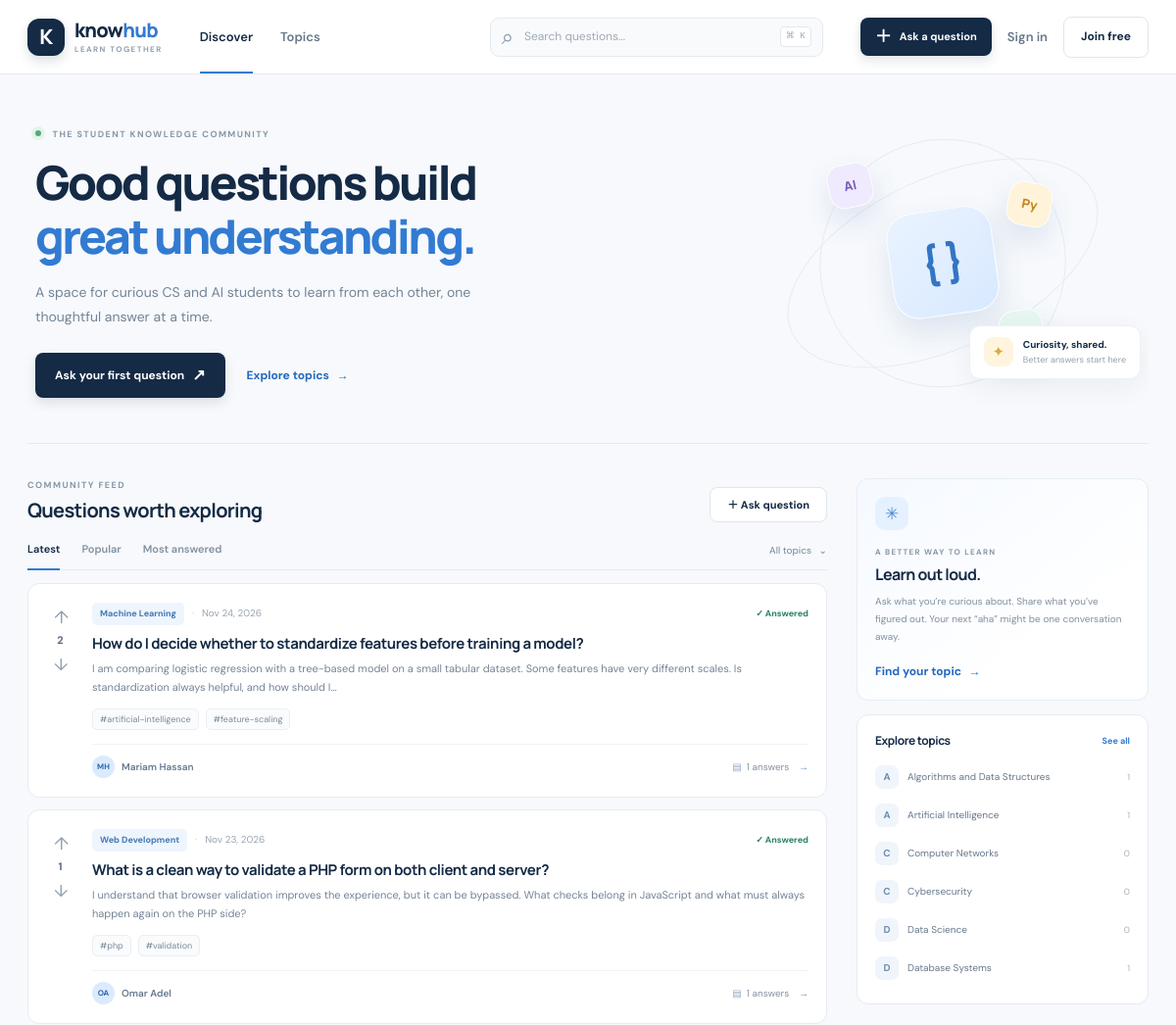
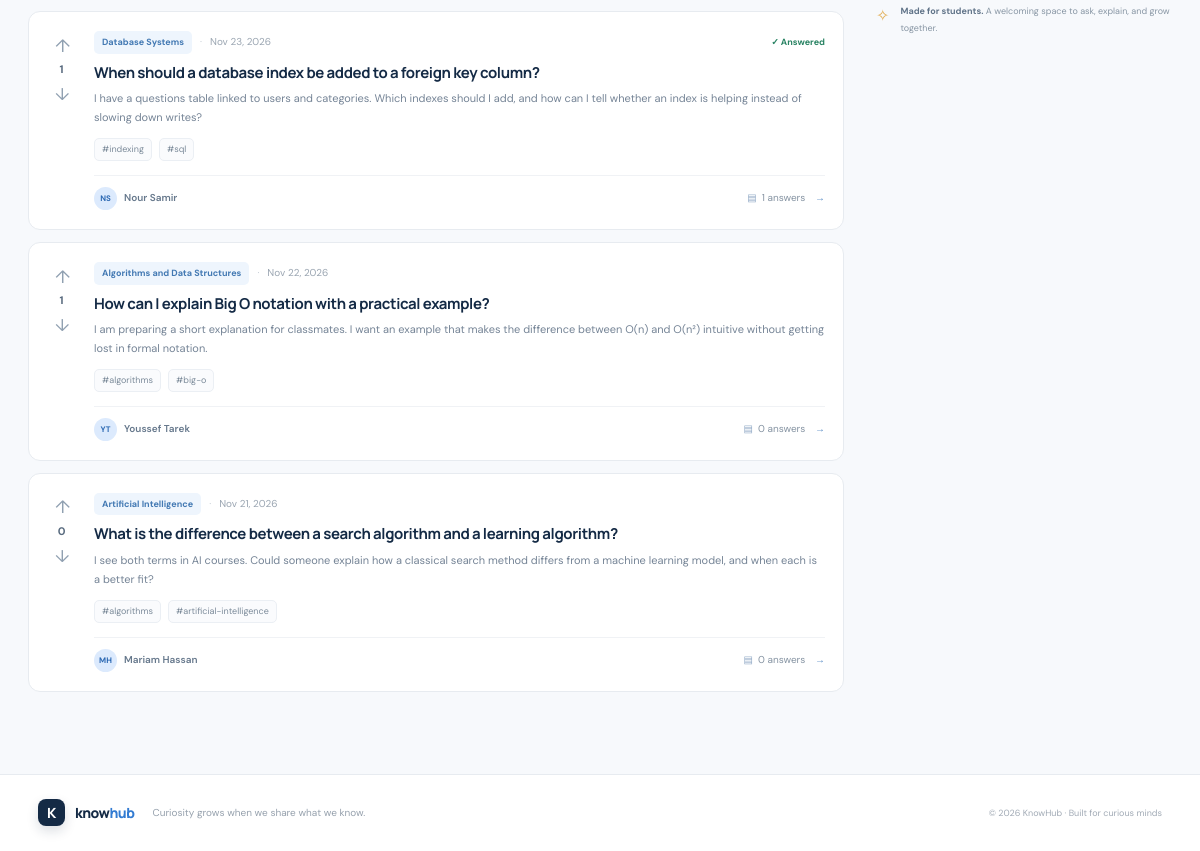
The page / on the database its author committed (2 pictures, top to bottom).
### tables this page shows
CREATE TABLE questions (
  id BIGINT UNSIGNED AUTO_INCREMENT PRIMARY KEY,
  user_id BIGINT UNSIGNED NOT NULL,
  category_id BIGINT UNSIGNED NOT NULL,
  title VARCHAR(180) NOT NULL,
  body TEXT NOT NULL,
  accepted_answer_id BIGINT UNSIGNED NULL,
  created_at TIMESTAMP NOT NULL DEFAULT CURRENT_TIMESTAMP,
  updated_at TIMESTAMP NOT NULL DEFAULT CURRENT_TIMESTAMP ON UPDATE CURRENT_TIMESTAMP,
  CONSTRAINT fk_questions_user FOREIGN KEY(user_id) REFERENCES users(id) ON DELETE CASCADE,
  CONSTRAINT fk_questions_category FOREIGN KEY(category_id) REFERENCES categories(id) ON DELETE RESTRICT,
  INDEX idx_questions_feed (created_at, id),
  INDEX idx_questions_category (category_id, created_at),
  FULLTEXT INDEX ft_questions (title, body)
);

CREATE TABLE categories (
  id BIGINT UNSIGNED AUTO_INCREMENT PRIMARY KEY,
  name VARCHAR(80) NOT NULL UNIQUE,
  slug VARCHAR(100) NOT NULL UNIQUE,
  description VARCHAR(240) NOT NULL,
  created_at TIMESTAMP NOT NULL DEFAULT CURRENT_TIMESTAMP
);

CREATE TABLE tags (
  id BIGINT UNSIGNED AUTO_INCREMENT PRIMARY KEY,
  name VARCHAR(30) NOT NULL UNIQUE,
  slug VARCHAR(50) NOT NULL UNIQUE
);

CREATE TABLE users (
  id BIGINT UNSIGNED AUTO_INCREMENT PRIMARY KEY,
  full_name VARCHAR(100) NOT NULL,
  username VARCHAR(30) NOT NULL UNIQUE,
  email VARCHAR(190) NOT NULL UNIQUE,
  password_hash VARCHAR(255) NOT NULL,
  bio VARCHAR(500) NOT NULL DEFAULT '',
  created_at TIMESTAMP NOT NULL DEFAULT CURRENT_TIMESTAMP,
  updated_at TIMESTAMP NOT NULL DEFAULT CURRENT_TIMESTAMP ON UPDATE CURRENT_TIMESTAMP,
  INDEX idx_users_name (full_name)
);

### includes/functions.php (called while the page is built, shortened)
<?php
function e(?string $value): string { return htmlspecialchars($value ?? '', ENT_QUOTES | ENT_SUBSTITUTE, 'UTF-8'); }
function url(string $page = 'home', array $params = []): string { return 'index.php?' . http_build_query(['page' => $page] + $params); }
function current_user(): ?array { return $_SESSION['user'] ?? null; }
function excerpt(string $text, int $length = 180): string { $text = trim(preg_replace('/\s+/', ' ', strip_tags($text)) ?? ''); return mb_strlen($text) > $length ? mb_substr($text, 0, $length) . '…' : $text; }
function initials(string $name): string { $parts = preg_split('/\s+/', trim($name)) ?: []; return strtoupper(mb_substr($parts[0] ?? 'K',0,1) . (count($parts)>1 ? mb_substr(end($parts),0,1) : '')); }
function nice_date(string $date): string { return date('M j, Y', strtotime($date)); }
function question_tags(int $id): array { $s=db()->prepare('SELECT t.name,t.slug FROM tags t JOIN question_tags qt ON qt.tag_id=t.id WHERE qt.question_id=? ORDER BY t.name'); $s->execute([$id]); return $s->fetchAll(); }

### config/database.php (called while the page is built, shortened)
<?php
function db(): PDO
{
    static $pdo;
    if ($pdo instanceof PDO) return $pdo;
    $config = require __DIR__ . '/config.php';
    $dsn = sprintf('mysql:host=%s;dbname=%s;charset=%s', $config['db_host'], $config['db_name'], $config['db_charset']);
    $pdo = new PDO($dsn, $config['db_user'], $config['db_pass'], [
        PDO::ATTR_ERRMODE => PDO::ERRMODE_EXCEPTION,
        PDO::ATTR_DEFAULT_FETCH_MODE => PDO::FETCH_ASSOC,
        PDO::ATTR_EMULATE_PREPARES => false,
    ]);
    return $pdo;
}

### includes/question_card.php (the view)
<?php $cardVote=current_user()?user_vote('question',(int)$q['id'],(int)current_user()['id']):0; ?><article class="question-card"><div class="vote-rail"><form method="post"><?= csrf_field() ?><input type="hidden" name="action" value="vote"><input type="hidden" name="kind" value="question"><input type="hidden" name="id" value="<?= (int)$q['id'] ?>"><input type="hidden" name="question_id" value="<?= (int)$q['id'] ?>"><button class="vote-button <?= $cardVote===1?'voted':'' ?>" name="value" value="1" aria-label="Upvote">↑</button></form><strong><?= (int)$q['vote_score'] ?></strong><form method="post"><?= csrf_field() ?><input type="hidden" name="action" value="vote"><input type="hidden" name="kind" value="question"><input type="hidden" name="id" value="<?= (int)$q['id'] ?>"><input type="hidden" name="question_id" value="<?= (int)$q['id'] ?>"><button class="vote-button down <?= $cardVote===-1?'voted':'' ?>" name="value" value="-1" aria-label="Downvote">↓</button></form></div><div class="question-main"><div class="card-meta"><a class="category-pill" href="<?= e(url('category',['slug'=>$q['category_slug']])) ?>"><?= e($q['category_name']) ?></a><span class="meta-dot">·</span><span><?= e(nice_date($q['created_at'])) ?></span><?php if((int)$q['answer_count']>0): ?><span class="answered-label">✓ Answered</span><?php endif; ?></div><h3><a href="<?= e(url('question',['id'=>$q['id']])) ?>"><?= e($q['title']) ?></a></h3><p class="question-excerpt"><?= e(excerpt($q['body'])) ?></p><?php $cardTags=question_tags((int)$q['id']);if($cardTags): ?><div class="tag-row"><?php foreach(array_slice($cardTags,0,3) as $tag): ?><span class="tag">#<?= e($tag['name']) ?></span><?php endforeach; ?></div><?php endif; ?><div class="card-footer"><a class="author-mini" href="<?= e(url('profile',['username'=>$q['username']])) ?>"><span class="avatar avatar-sm"><?= e(initials($q['full_name'])) ?></span><span><?= e($q['full_name']) ?></span></a><a class="answer-count" href="<?= e(url('question',['id'=>$q['id']])) ?>"><span>▤</span><?= (int)$q['answer_count'] ?> answers <span class="arrow">→</span></a></div></div></article>

### includes/header.php (shortened to what this page needs)
<?php $flash=take_flash(); $me=current_user(); ?>
<!doctype html>
<html lang="en">
<head>
  <link rel="stylesheet" href="assets/css/style.css">
</head>
<body>
<header class="topbar"><div class="nav-shell">
  <a class="brand" href="<?= e(url()) ?>"><span class="brand-mark">K</span><span>know<span class="brand-blue">hub</span><small>LEARN TOGETHER</small></span></a>
  <nav class="nav-links" data-nav><a class="<?= $page==='home'?'active':'' ?>" href="<?= e(url()) ?>">Discover</a><a class="<?= in_array($page,['categories','category'],true)?'active':'' ?>" href="<?= e(url('categories')) ?>">Topics</a></nav>
  <form class="nav-search" action="index.php" method="get"><input type="hidden" name="page" value="search"><label class="sr-only" for="nav-q">Search questions</label><span class="search-icon" aria-hidden="true">⌕</span><input id="nav-q" name="q" type="search" placeholder="Search questions..." value="<?= $page==='search'?e($_GET['q']??''):'' ?>"><kbd>⌘ K</kbd></form>
  <div class="nav-actions"><a class="button button-primary button-ask" href="<?= e(url('ask')) ?>"><span>＋</span> Ask a question</a>
  <?php if($me): ?><div class="user-menu"><button class="nav-avatar" type="button" aria-label="Open account menu" aria-expanded="false" data-user-toggle><?= e(initials($me['full_name'])) ?></button><div class="user-dropdown"><a href="<?= e(url('profile',['username'=>$me['username']])) ?>">My profile</a><a href="<?= e(url('bookmarks')) ?>">Saved questions</a><form method="post"><?= csrf_field() ?><input type="hidden" name="action" value="logout"><button>Sign out</button></form></div></div>
  <?php else: ?><a class="login-link" href="<?= e(url('login')) ?>">Sign in</a><a class="button button-quiet" href="<?= e(url('register')) ?>">Join free</a><?php endif; ?></div>
</div></header>
<main class="page-shell">

### index.php (shortened to what this page needs)
<?php
require __DIR__ . '/includes/bootstrap.php';
$page = (string)($_GET['page'] ?? 'home');
try { $pdo=db(); $pdo->query('SELECT 1 FROM categories LIMIT 0'); } catch (Throwable $ex) { http_response_code(503); ?><!doctype html><html lang="en"><meta charset="utf-8"><meta name="viewport" content="width=device-width,initial-scale=1"><title>KnowHub setup needed</title><link rel="stylesheet" href="assets/css/style.css"><body class="setup-page"><main class="setup-card"><div class="brand-mark">K</div><p class="eyebrow">One quick setup step</p><h1>Connect your database</h1><p>KnowHub is ready, but it cannot reach MySQL yet. Create the database, import the two SQL files, and check your local credentials.</p><ol><li>Start Apache and MySQL in XAMPP.</li><li>Open phpMyAdmin and import <code>database/schema.sql</code>.</li><li>Then import <code>database/seed.sql</code>.</li><li>Check <code>config/config.php</code> for the correct username and password.</li></ol><a class="button button-primary" href="README.md">Open setup guide</a></main></body></html><?php exit; }
$categories=$pdo->query('SELECT c.*, (SELECT COUNT(*) FROM questions q WHERE q.category_id=c.id) question_count FROM categories c ORDER BY c.name')->fetchAll();
$sort=(string)($_GET['sort']??'newest');$order=['newest'=>'q.created_at DESC','popular'=>'vote_score DESC, q.created_at DESC','answered'=>'answer_count DESC, q.created_at DESC'][$sort]??'q.created_at DESC';
$questions=[]; $total=0; $perPage=8; $pageNum=max(1,(int)($_GET['p']??1)); $offset=($pageNum-1)*$perPage;
$baseSelect='SELECT q.*,u.full_name,u.username,c.name category_name,c.slug category_slug,(SELECT COUNT(*) FROM answers a WHERE a.question_id=q.id) answer_count,(SELECT COALESCE(SUM(v.vote_value),0) FROM question_votes v WHERE v.question_id=q.id) vote_score';
if($page==='home'){$total=(int)$pdo->query('SELECT COUNT(*) FROM questions')->fetchColumn();$questions=$pdo->query($baseSelect.' FROM questions q JOIN users u ON u.id=q.user_id JOIN categories c ON c.id=q.category_id ORDER BY '.$order.' LIMIT '.(int)$perPage.' OFFSET '.(int)$offset)->fetchAll();}
$title=ucfirst($page);$contentFile=__DIR__.'/pages/'.$page.'.php';
include __DIR__.'/includes/header.php';
if(is_file($contentFile))include $contentFile;else include __DIR__.'/pages/not-found.php';
include __DIR__.'/includes/footer.php';

### pages/home.php (shortened to what this page needs)
<section class="hero-row"><div><p class="eyebrow"><span class="eyebrow-dot"></span> THE STUDENT KNOWLEDGE COMMUNITY</p><h1>Good questions build<br><span>great understanding.</span></h1><p class="hero-copy">A space for curious CS and AI students to learn from each other, one thoughtful answer at a time.</p><div class="hero-actions"><a class="button button-primary" href="<?= e(url('ask')) ?>">Ask your first question <span>↗</span></a><a class="text-link" href="<?= e(url('categories')) ?>">Explore topics <span>→</span></a></div></div><div class="hero-art" aria-hidden="true"><div class="orbit orbit-one"></div><div class="orbit orbit-two"></div><div class="hero-bubble bubble-main">{ }</div><div class="hero-bubble bubble-small bubble-ai">AI</div><div class="hero-bubble bubble-small bubble-py">Py</div><div class="hero-bubble bubble-small bubble-db">⌘</div><div class="float-card"><span class="float-icon">✦</span><span><b>Curiosity, shared.</b><small>Better answers start here</small></span></div></div></section>
<section class="content-grid"><div class="feed-column"><div class="section-heading feed-heading"><div><p class="eyebrow">COMMUNITY FEED</p><h2>Questions worth exploring</h2></div><a class="button button-outline small-screen-hide" href="<?= e(url('ask')) ?>">＋ Ask question</a></div>
<div class="feed-toolbar"><div class="feed-tabs"><a class="<?= $sort==='newest'?'selected':'' ?>" href="<?= e(url('home',['sort'=>'newest'])) ?>">Latest</a><a class="<?= $sort==='popular'?'selected':'' ?>" href="<?= e(url('home',['sort'=>'popular'])) ?>">Popular</a><a class="<?= $sort==='answered'?'selected':'' ?>" href="<?= e(url('home',['sort'=>'answered'])) ?>">Most answered</a></div><a class="filter-link" href="<?= e(url('categories')) ?>">All topics <span>⌄</span></a></div>
<?php if($questions): foreach($questions as $q) include __DIR__.'/../includes/question_card.php'; else: ?><?= e(url('ask')) ?><?php endif; ?>
</div>
<aside class="sidebar"><div class="side-card welcome-card"><div class="welcome-icon">✳</div><p class="eyebrow">A BETTER WAY TO LEARN</p><h3>Learn out loud.</h3><p>Ask what you’re curious about. Share what you’ve figured out. Your next “aha” might be one conversation away.</p><a class="text-link" href="<?= e(url('categories')) ?>">Find your topic <span>→</span></a></div><div class="side-card"><div class="side-title"><h3>Explore topics</h3><a href="<?= e(url('categories')) ?>">See all</a></div><div class="topic-list"><?php foreach(array_slice($categories,0,6) as $c): ?><a class="topic-row" href="<?= e(url('category',['slug'=>$c['slug']])) ?>"><span class="topic-glyph"><?= e(mb_strtoupper(mb_substr($c['name'],0,1))) ?></span><span><?= e($c['name']) ?></span><small><?= (int)$c['question_count'] ?></small></a><?php endforeach; ?></div></div><div class="community-note"><span>✧</span><p><b>Made for students.</b> A welcoming space to ask, explain, and grow together.</p></div></aside></section>

### includes/footer.php (shortened to what this page needs)
</main>
<footer class="site-footer"><div class="footer-inner"><a class="brand footer-brand" href="<?= e(url()) ?>"><span class="brand-mark">K</span><span>know<span class="brand-blue">hub</span></span></a><p>Curiosity grows when we share what we know.</p><span>© <?= date('Y') ?> KnowHub · Built for curious minds</span></div></footer>
</body></html>

### rows shown on the page
questions: vote_score "2", category.name "Machine Learning", created_at "Nov 24, 2026", shows "✓ Answered", title "How do I decide whether to standardize features before training a model?", body "I am comparing logistic regression with a tree-based model on a small tabular dataset. Some features have very different scales. Is standardization always helpful, and how should I…", user.full_name "MH", user.full_name "Mariam Hassan", answer_count "1"
tags: name "artificial-intelligence"
tags: name "feature-scaling"
questions: vote_score "1", category.name "Web Development", created_at "Nov 23, 2026", shows "✓ Answered", title "What is a clean way to validate a PHP form on both client and server?", body "I understand that browser validation improves the experience, but it can be bypassed. What checks belong in JavaScript and what must always happen again on the PHP side?", user.full_name "OA", user.full_name "Omar Adel", answer_count "1"
tags: name "php"
tags: name "validation"
questions: vote_score "1", category.name "Database Systems", created_at "Nov 23, 2026", shows "✓ Answered", title "When should a database index be added to a foreign key column?", body "I have a questions table linked to users and categories. Which indexes should I add, and how can I tell whether an index is helping instead of slowing down writes?", user.full_name "NS", user.full_name "Nour Samir", answer_count "1"
tags: name "indexing"
tags: name "sql"
questions: vote_score "1", category.name "Algorithms and Data Structures", created_at "Nov 22, 2026", title "How can I explain Big O notation with a practical example?", body "I am preparing a short explanation for classmates. I want an example that makes the difference between O(n) and O(n²) intuitive without getting lost in formal notation.", user.full_name "YT", user.full_name "Youssef Tarek", answer_count "0"
tags: name "algorithms"
tags: name "big-o"
questions: vote_score "0", category.name "Artificial Intelligence", created_at "Nov 21, 2026", title "What is the difference between a search algorithm and a learning algorithm?", body "I see both terms in AI courses. Could someone explain how a classical search method differs from a machine learning model, and when each is a better fit?", user.full_name "MH", user.full_name "Mariam Hassan", answer_count "0"
categories: name "A", name "Algorithms and Data Structures", question_count "1"
categories: name "A", name "Artificial Intelligence", question_count "1"
categories: name "C", name "Computer Networks", question_count "0"
categories: name "C", name "Cybersecurity", question_count "0"
categories: name "D", name "Data Science", question_count "0"
categories: name "D", name "Database Systems", question_count "1"
